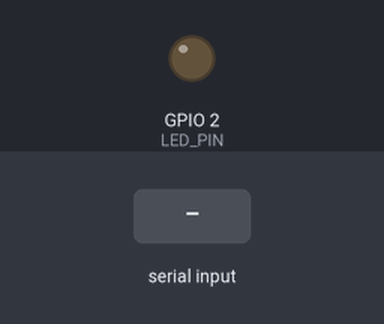
Recording of a sketch running on a simulated ESP32. Shown: output pins drawn as LEDs (lit = HIGH). The inputs (shaded band) are chosen by the test bench. Nothing arrives over Bluetooth unless stated.

Above: at 1.2 s.
1.3 s: "ON\n" received over the second serial link
At 2.4 s:
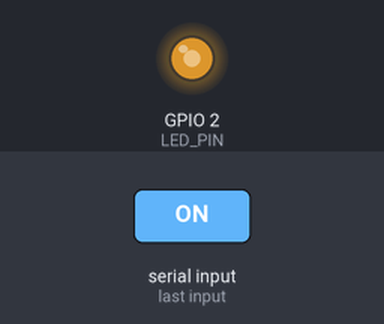
2.8 s: "DIM,90\n" received over the second serial link
At 3.6 s:
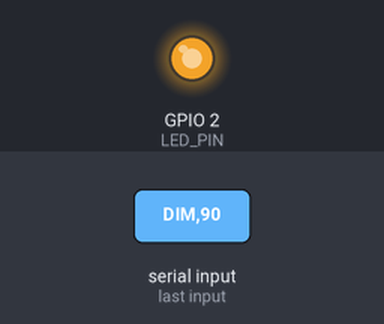
Timing chart, 0 to 5.8 s (numbered marks = the images above; inputs shaded):
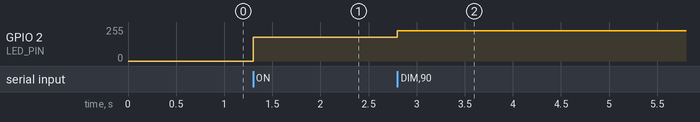

Measured:
- after the input at 1.3 s, GPIO 2 (LED_PIN): 0/255 → 177/255 at once
- after the input at 2.8 s, GPIO 2 (LED_PIN): 177/255 → 228/255 at once

The sketch:

esp32_bluetooth_led.ino
```cpp
/*
  Smart LED Bluetooth demo firmware - ESP32 Classic Bluetooth
  Board: ESP32 DevKit V1 (Bluetooth Classic supported)
  LED output: GPIO 2 (change LED_PIN if your wiring differs)
  Pair Windows with device name: ESP32_LED
  Windows: Settings > Bluetooth & devices > Devices > More Bluetooth settings > COM Ports
  Select the OUTGOING COM port in the dashboard's Real COM mode.
  Protocol:
    ON
    OFF
    DIM,70
    STATUS
  STATUS response: STATUS,<0-or-1>,<brightness 0-100>
*/
#include "BluetoothSerial.h"
BluetoothSerial SerialBT;
const int LED_PIN = 2;
const int PWM_CHANNEL = 0;
const int PWM_FREQ = 5000;
const int PWM_RESOLUTION = 8;
int brightness = 0;
bool ledOn = false;

void applyLed() {
  int duty = ledOn ? map(brightness, 0, 100, 0, 255) : 0;
  ledcWrite(PWM_CHANNEL, duty);
}
void setup() {
  Serial.begin(115200);
  ledcSetup(PWM_CHANNEL, PWM_FREQ, PWM_RESOLUTION);
  ledcAttachPin(LED_PIN, PWM_CHANNEL);
  applyLed();
  SerialBT.begin("ESP32_LED");
}
void loop() {
  if (!SerialBT.available()) return;
  String cmd = SerialBT.readStringUntil('\n');
  cmd.trim(); cmd.toUpperCase();
  if (cmd == "ON") { ledOn = true; if (brightness == 0) brightness = 70; applyLed(); }
  else if (cmd == "OFF") { ledOn = false; brightness = 0; applyLed(); }
  else if (cmd.startsWith("DIM,")) {
    int value = cmd.substring(4).toInt();
    brightness = constrain(value, 0, 100);
    ledOn = brightness > 0; applyLed();
  } else if (cmd == "STATUS") {
    SerialBT.printf("STATUS,%d,%d\n", ledOn ? 1 : 0, brightness);
  }
}
```
